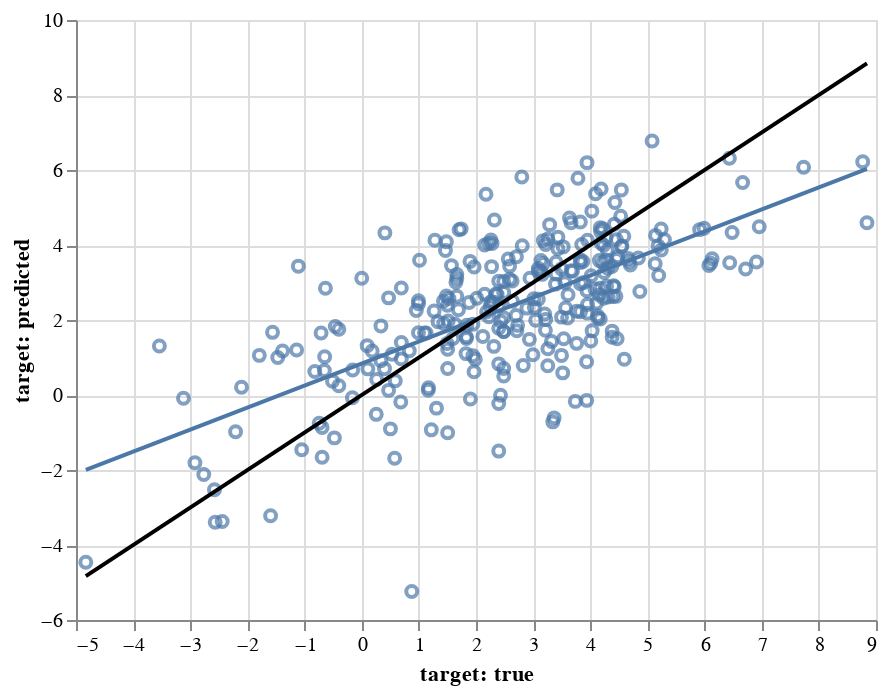

This figure's notebook cell:
### Code cell
baseline.visualize('pair_predict', algea_test, untransform=True)

### Figure 1 — Vega-Lite specification as saved in the notebook (floating-point values rounded to 4 significant figures; data arrays with more than 128 entries replaced by an {"elided": "..."} marker saying what was removed)
{"config": {"view": {"continuousWidth": 400, "continuousHeight": 300}}, "layer": [{"mark": "point", "encoding": {"x": {"type": "quantitative", "field": "target: true", "scale": {"zero": false}}, "y": {"type": "quantitative", "field": "target: predicted", "scale": {"zero": false}}}}, {"mark": "line", "encoding": {"x": {"type": "quantitative", "field": "target: true", "scale": {"zero": false}}, "y": {"type": "quantitative", "field": "target: predicted", "scale": {"zero": false}}}, "transform": [{"on": "target: true", "regression": "target: predicted"}]}, {"data": {"name": "data-b50e8c9187d2230f7576e04a0dce8ed1"}, "mark": {"type": "line", "color": "black"}, "encoding": {"x": {"type": "quantitative", "field": "target: true"}, "y": {"type": "quantitative", "field": "target: predicted"}}}], "data": {"name": "data-c71023dd0babebc2ae19cc5d172b3402"}, "$schema": "https://vega.github.io/schema/vega-lite/v4.8.1.json", "datasets": {"data-c71023dd0babebc2ae19cc5d172b3402": {"elided": "288 records"}, "data-b50e8c9187d2230f7576e04a0dce8ed1": [{"target: true": -4.828, "target: predicted": -4.828}, {"target: true": 8.842, "target: predicted": 8.842}]}}
